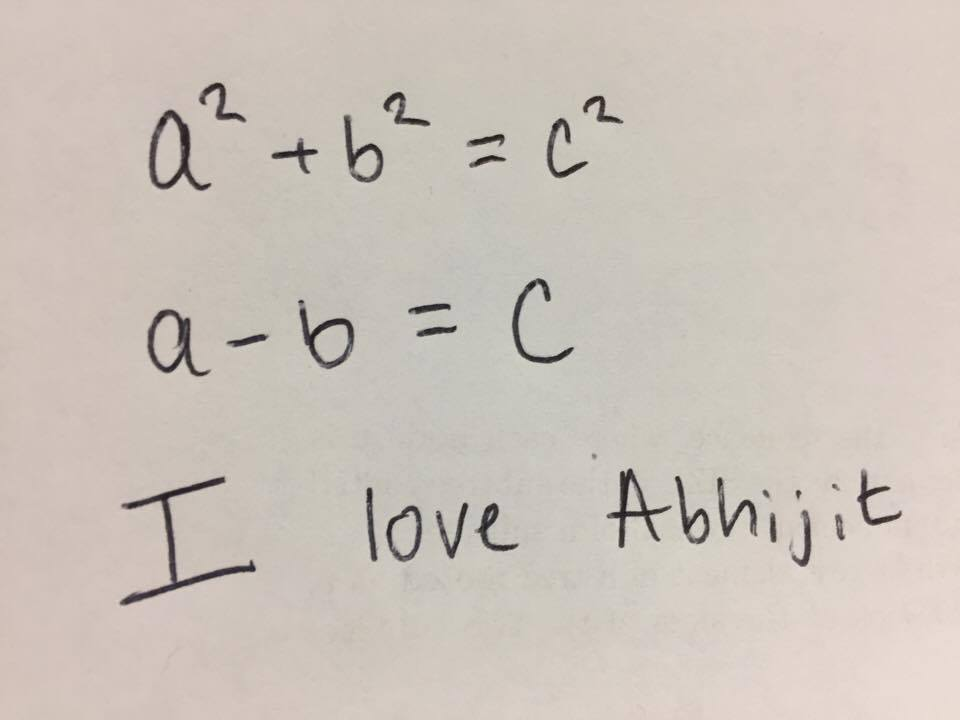
#> input picture examples/eq3.jpg, 960 x 720 px
$ python characters-test.py   (Python 2 division)
#> lines starting #> are read from the running program, lines starting #| are printed output that depends on the picture; after the words box and inside, x2 and y2 are one past the last pixel; in counts of white or black regions, pixels touching at a corner belong together
### imageprocessing.py
from PIL import Image
from PIL import ImageEnhance
import numpy as np


def image_to_pixel_array (image_filename):
#> called with image_filename = 'examples/eq3.jpg'
	im = Image.open(image_filename)
#> im is the input picture: PIL image 960x720 RGB; mean R, G, B 204.3, 195.2, 187.1

	enhancer = ImageEnhance.Contrast(im)

	im = enhancer.enhance(2.0)
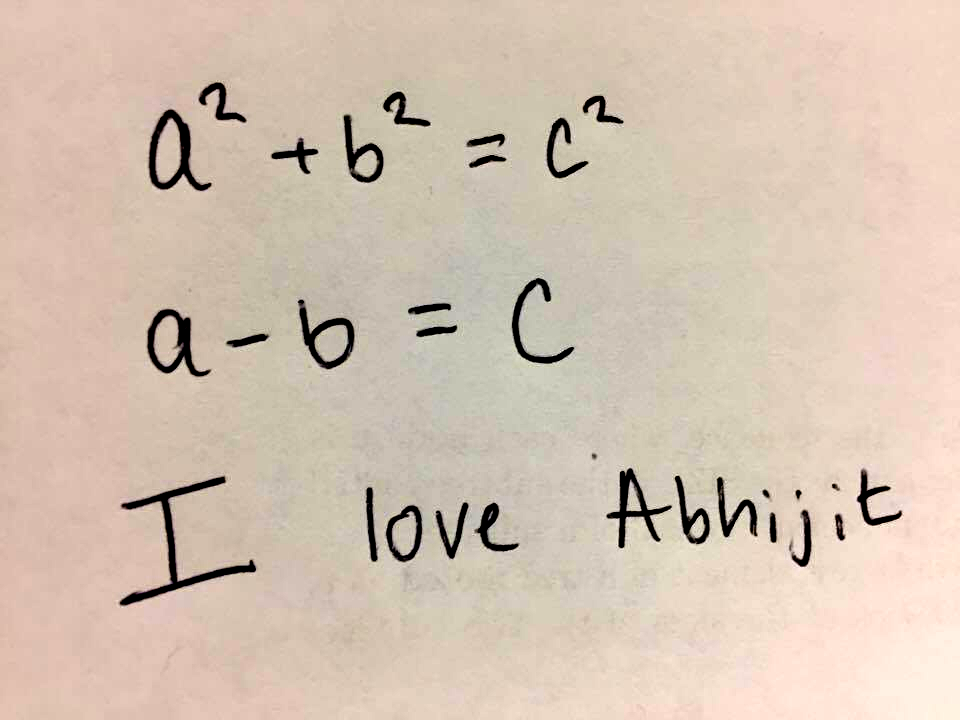
#> im: PIL image 960x720 RGB; mean R, G, B 212.7, 194.9, 178.8

	ix = im.load()


	for i in range(im.size[0]):
		for j in range(im.size[1]):
			if sum(ix[i,j])/3.0 > 60:
				ix[i,j] = (256, 256, 256)
			else:
				ix[i, j] = (0,0,0)

	l = []

	for i in range(1,im.size[0]-1):
		for j in range(1,im.size[1]-1):
			if sum ([ix[i+1, j+1] == (0,0,0), ix[i-1, j+1] == (0,0,0), ix[i+1, j-1] == (0,0,0), ix[i-1, j-1] == (0,0,0)]) > 1:
				l.append((i, j))

	for i in l:
		ix[i[0], i[1]] = (0,0,0)

	final_array = np.zeros([im.size[1], im.size[0]], int)

	for i in range(im.size[0]):
		for j in range(im.size[1]):
			if ix[i, j] == (0,0,0):
				final_array[j,i] = 1
			else:
				final_array[j,i] = 0
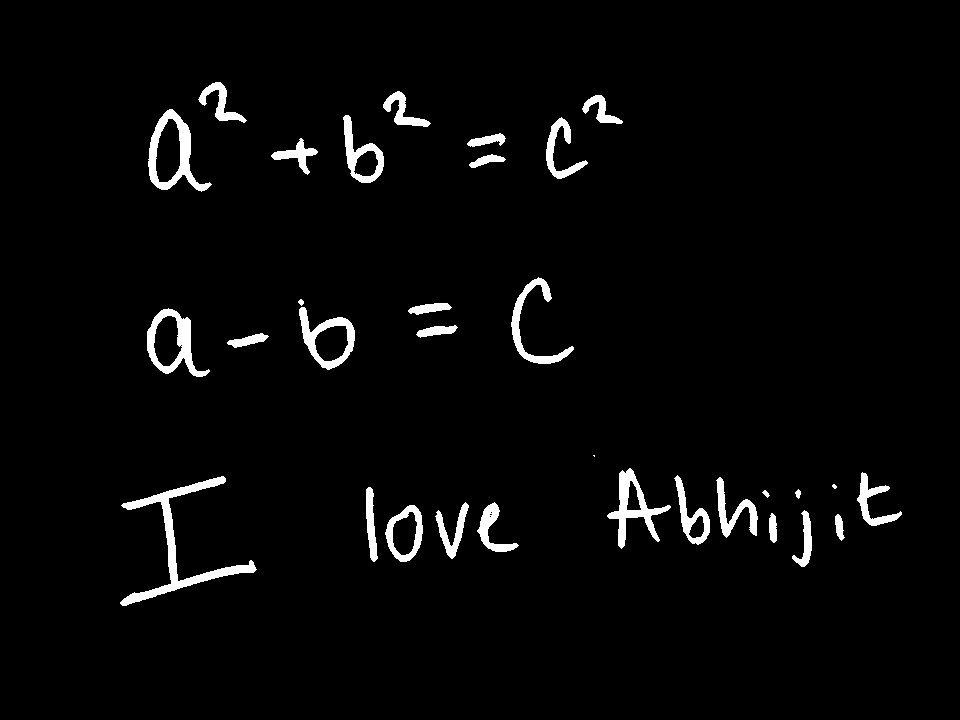
#> final_array: shape (720, 960) int64; values 0 (black) and 1 (white), 3% white; 32 white regions (2 under 20 px), largest, box (x1, y1, x2, y2) and area: (120, 476, 257, 606) 2616, (148, 109, 212, 192) 1642, (607, 468, 671, 549) 1432

	return final_array

# [29 lines left out: function divide_lines, not called in this run]

### characters-test.py
import sys
import floodfill
import imageprocessing
import numpy as np

def main():
	init_array = imageprocessing.image_to_pixel_array('examples/eq3.jpg')
	array = init_array.astype(int)
	#np.savetxt('test.out',array,fmt='%d',delimiter='')
#> (the run stopped early here; a loop or call above may not have finished)

$ run again, with examples/eq1.jpg copied over examples/eq3.jpg
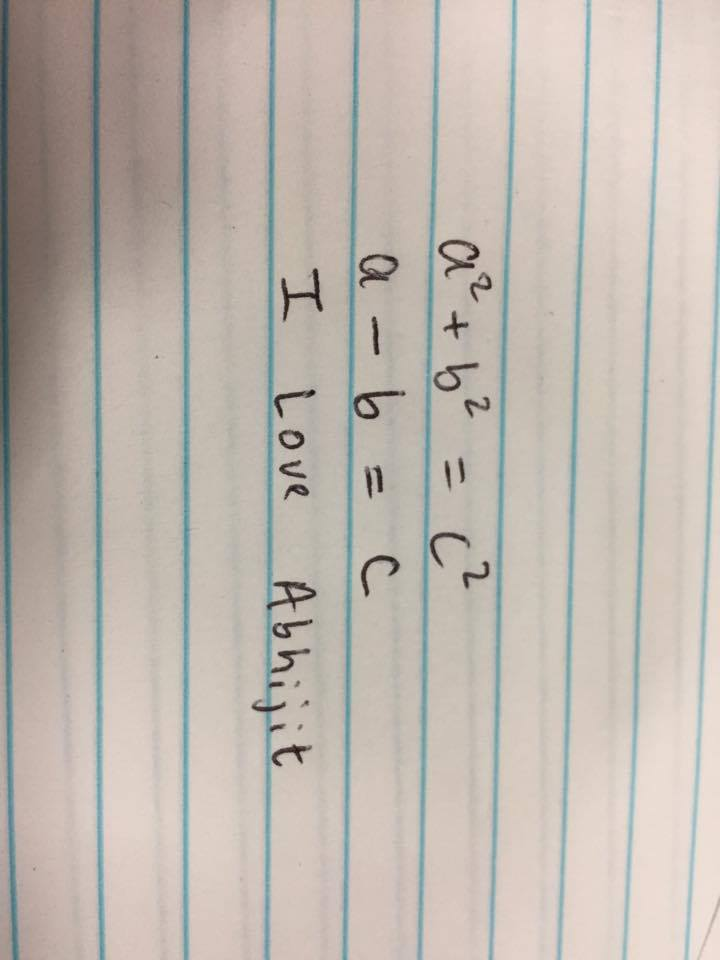
#> input picture examples/eq1.jpg, 720 x 960 px
#> in image_to_pixel_array, im is the input picture: PIL image 720x960 RGB; mean R, G, B 191.1, 183, 175.3
#> in image_to_pixel_array, `im = enhancer.enhance(2.0)`:
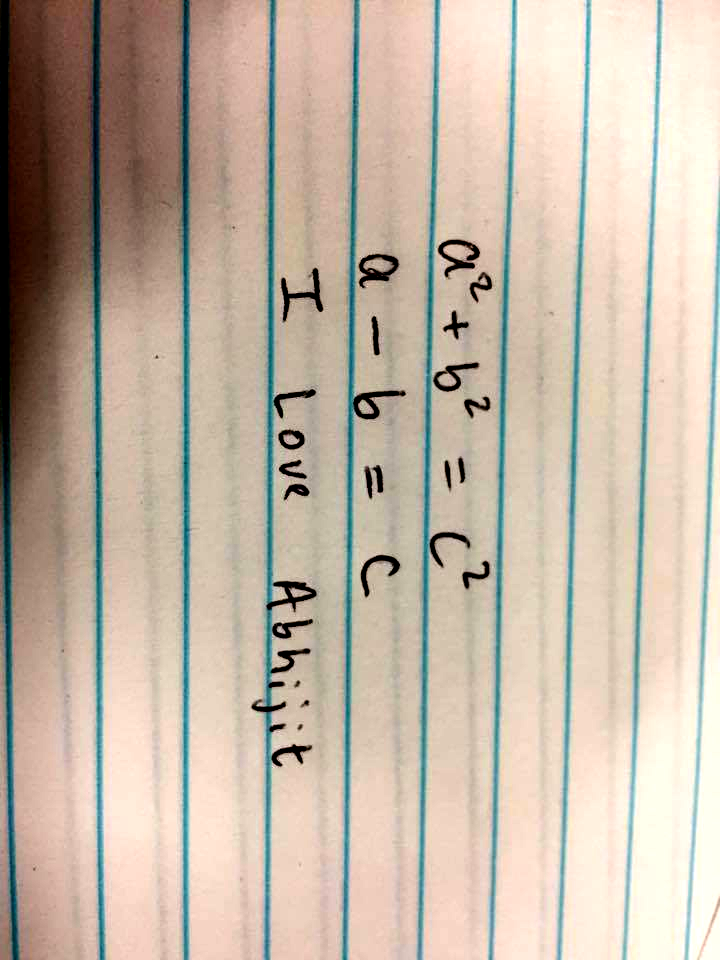
#> im: PIL image 720x960 RGB; mean R, G, B 195.7, 181.6, 166.3
#> after the loop in image_to_pixel_array, `for i in range(im.size[0]):`:
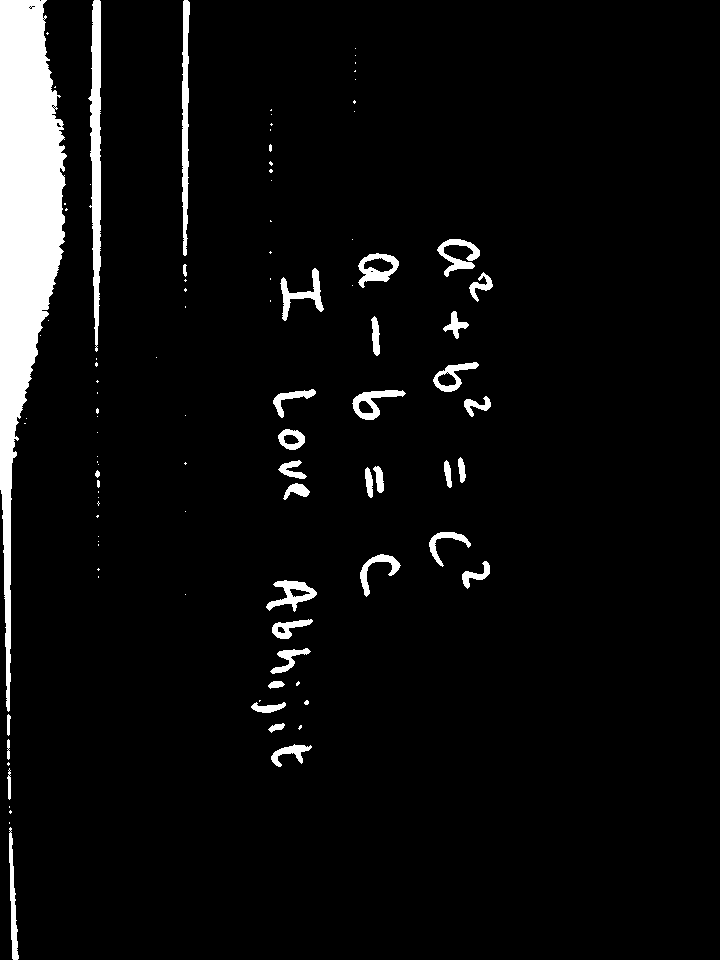
#> final_array: shape (960, 720) int64; values 0 (black) and 1 (white), 5.5% white; 102 white regions (64 under 20 px), largest, box (x1, y1, x2, y2) and area: (0, 0, 67, 712) 23412, (88, 0, 101, 352) 2793, (182, 0, 190, 256) 1421

$ run again, with examples/eq2.jpg copied over examples/eq3.jpg
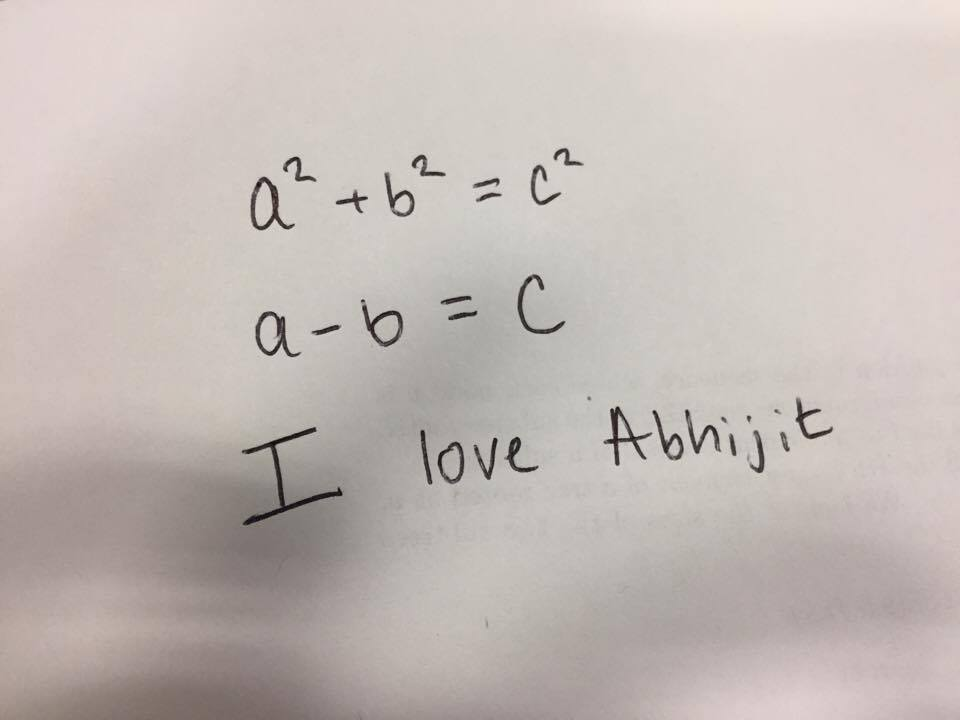
#> input picture examples/eq2.jpg, 960 x 720 px
#> in image_to_pixel_array, im is the input picture: PIL image 960x720 RGB; mean R, G, B 195.4, 186.4, 182.6
#> in image_to_pixel_array, `im = enhancer.enhance(2.0)`:
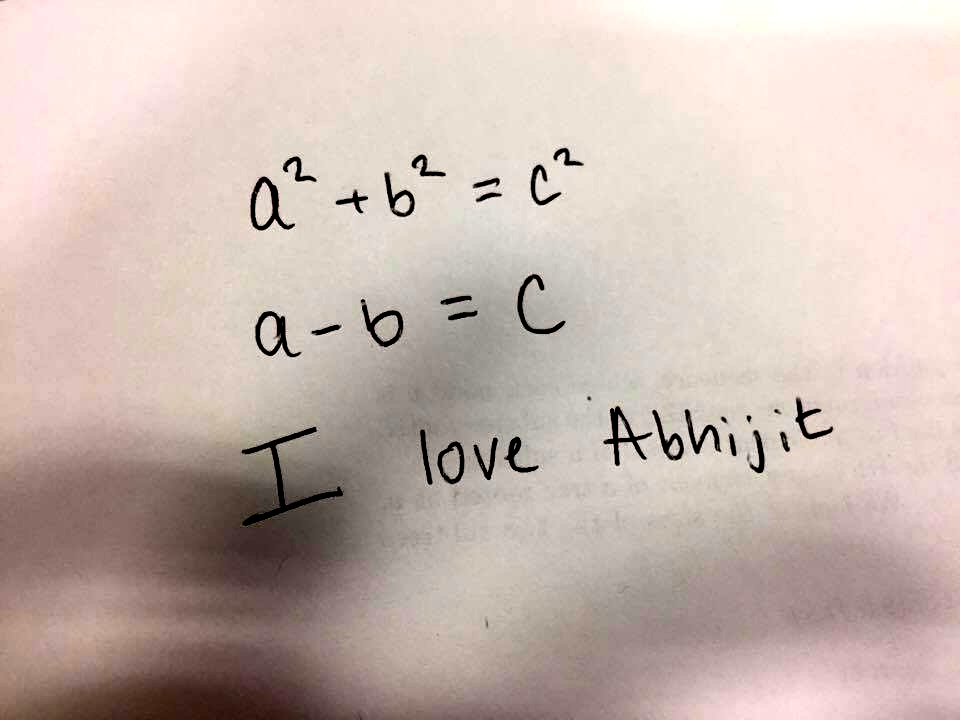
#> im: PIL image 960x720 RGB; mean R, G, B 201.7, 184.7, 177.1
#> after the loop in image_to_pixel_array, `for i in range(im.size[0]):`:
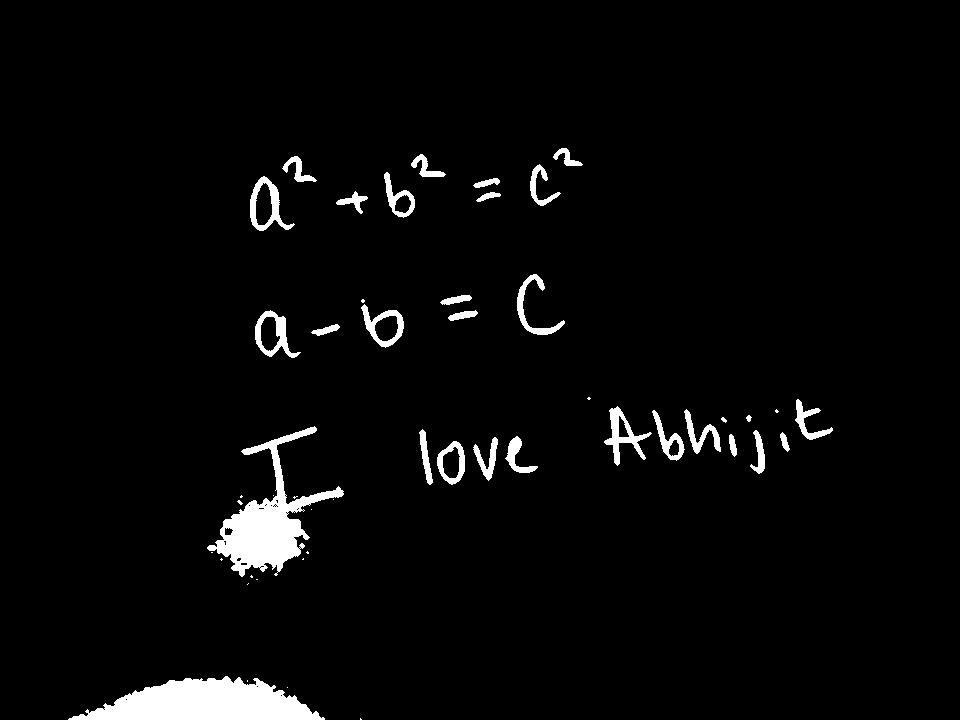
#> final_array: shape (720, 960) int64; values 0 (black) and 1 (white), 3.4% white; 49 white regions (19 under 20 px), largest, box (x1, y1, x2, y2) and area: (68, 676, 325, 720) 7071, (207, 426, 344, 577) 5954, (604, 406, 652, 466) 850

$ run again, with examples/eq4.jpg copied over examples/eq3.jpg
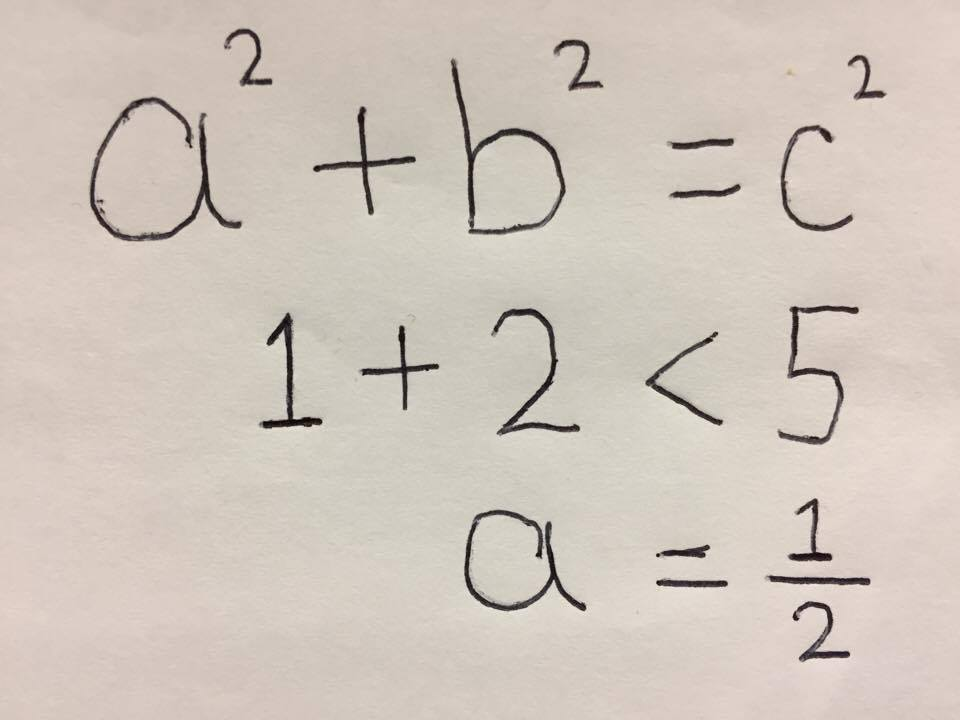
#> input picture examples/eq4.jpg, 960 x 720 px
#> in image_to_pixel_array, im is the input picture: PIL image 960x720 RGB; mean R, G, B 208.5, 198.2, 188.9
#> in image_to_pixel_array, `im = enhancer.enhance(2.0)`:
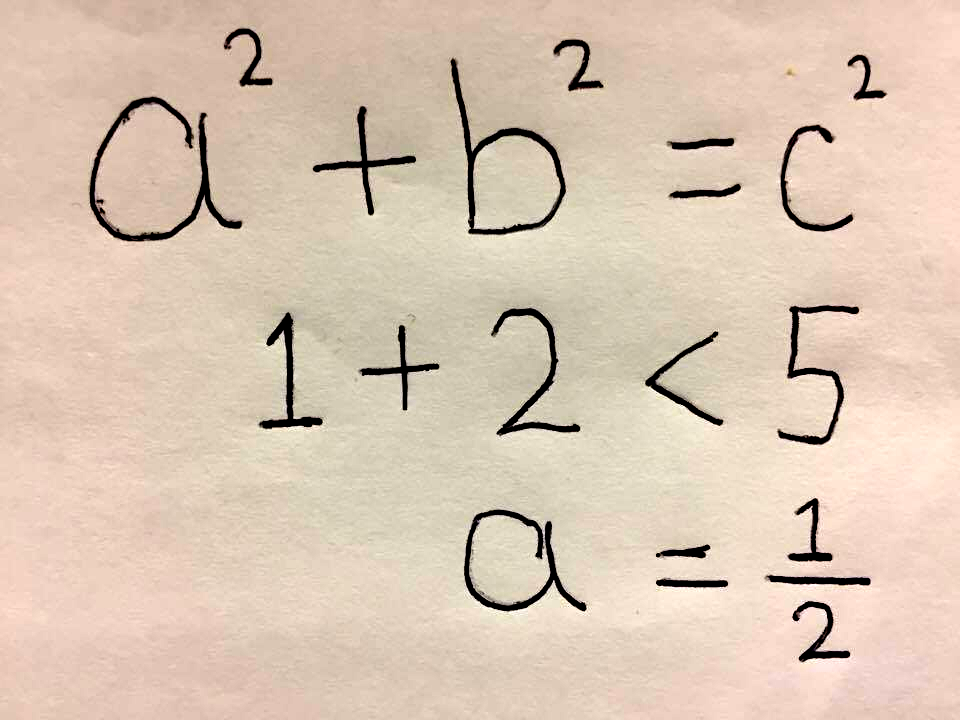
#> im: PIL image 960x720 RGB; mean R, G, B 218.9, 198.9, 180.4
#> after the loop in image_to_pixel_array, `for i in range(im.size[0]):`:
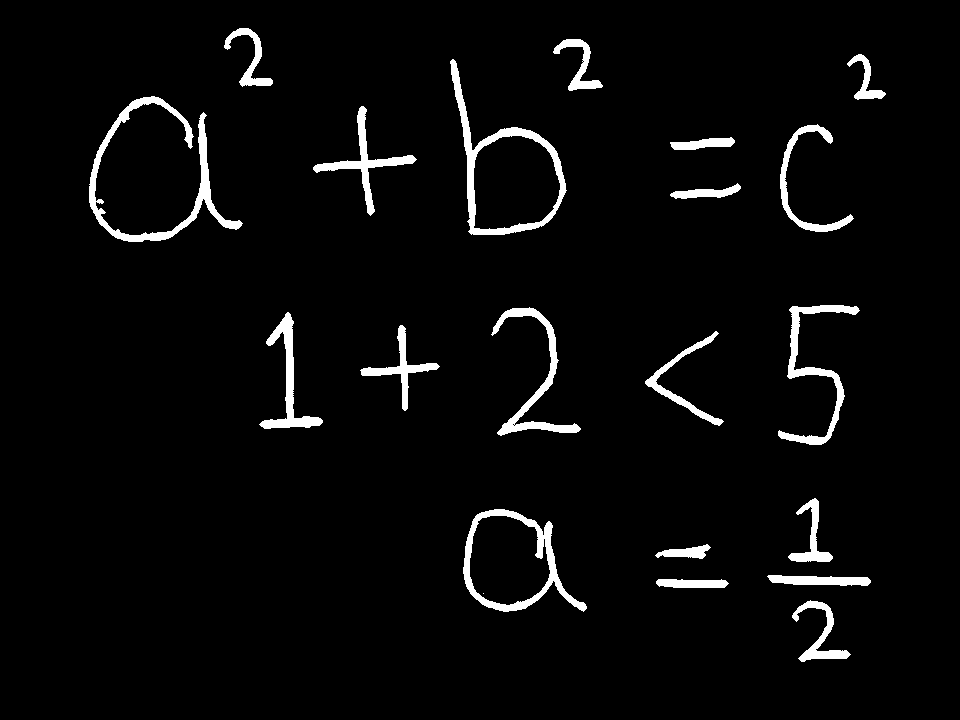
#> final_array: shape (720, 960) int64; values 0 (black) and 1 (white), 3.7% white; 21 white regions (1 under 20 px), largest, box (x1, y1, x2, y2) and area: (89, 96, 243, 242) 3253, (450, 59, 567, 235) 2837, (463, 509, 587, 612) 2404
